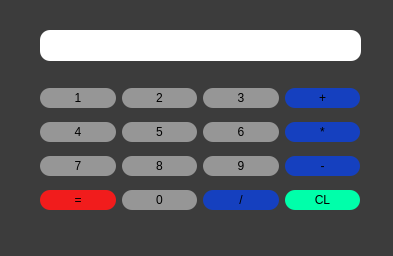
<?xml version="1.0" encoding="UTF-8"?>
<ui version="4.0">
 <class>MainWindow</class>
 <widget class="QMainWindow" name="MainWindow">
  <property name="geometry">
   <rect>
    <x>0</x>
    <y>0</y>
    <width>393</width>
    <height>256</height>
   </rect>
  </property>
  <property name="windowTitle">
   <string>MainWindow</string>
  </property>
  <property name="styleSheet">
   <string notr="true">background-color:#3C3C3C;</string>
  </property>
  <widget class="QWidget" name="centralwidget">
   <widget class="QLineEdit" name="pantalla">
    <property name="geometry">
     <rect>
      <x>40</x>
      <y>30</y>
      <width>321</width>
      <height>31</height>
     </rect>
    </property>
    <property name="styleSheet">
     <string notr="true">background-color:#fff;
border-radius:10px;</string>
    </property>
   </widget>
   <widget class="QWidget" name="layoutWidget">
    <property name="geometry">
     <rect>
      <x>40</x>
      <y>80</y>
      <width>320</width>
      <height>141</height>
     </rect>
    </property>
    <layout class="QGridLayout" name="gridLayout">
     <item row="3" column="2">
      <widget class="QPushButton" name="division">
       <property name="cursor">
        <cursorShape>PointingHandCursor</cursorShape>
       </property>
       <property name="styleSheet">
        <string notr="true">background-color:#1540BF;
border-radius:10px;
height:20px;</string>
       </property>
       <property name="text">
        <string>/</string>
       </property>
      </widget>
     </item>
     <item row="2" column="2">
      <widget class="QPushButton" name="nueve">
       <property name="cursor">
        <cursorShape>PointingHandCursor</cursorShape>
       </property>
       <property name="styleSheet">
        <string notr="true">background-color:#969696;
border-radius:10px;
height:20px;</string>
       </property>
       <property name="text">
        <string>9</string>
       </property>
      </widget>
     </item>
     <item row="0" column="3">
      <widget class="QPushButton" name="suma">
       <property name="cursor">
        <cursorShape>PointingHandCursor</cursorShape>
       </property>
       <property name="styleSheet">
        <string notr="true">background-color:#1540BF;
border-radius:10px;
height:20px;</string>
       </property>
       <property name="text">
        <string>+</string>
       </property>
      </widget>
     </item>
     <item row="1" column="3">
      <widget class="QPushButton" name="multiplicacion">
       <property name="cursor">
        <cursorShape>PointingHandCursor</cursorShape>
       </property>
       <property name="styleSheet">
        <string notr="true">background-color:#1540BF;
border-radius:10px;
height:20px;</string>
       </property>
       <property name="text">
        <string>*</string>
       </property>
      </widget>
     </item>
     <item row="0" column="1">
      <widget class="QPushButton" name="dos">
       <property name="cursor">
        <cursorShape>PointingHandCursor</cursorShape>
       </property>
       <property name="styleSheet">
        <string notr="true">background-color:#969696;
border-radius:10px;
height:20px;</string>
       </property>
       <property name="text">
        <string>2</string>
       </property>
      </widget>
     </item>
     <item row="0" column="2">
      <widget class="QPushButton" name="tres">
       <property name="cursor">
        <cursorShape>PointingHandCursor</cursorShape>
       </property>
       <property name="styleSheet">
        <string notr="true">background-color:#969696;
border-radius:10px;
height:20px;</string>
       </property>
       <property name="text">
        <string>3</string>
       </property>
      </widget>
     </item>
     <item row="2" column="0">
      <widget class="QPushButton" name="siete">
       <property name="cursor">
        <cursorShape>PointingHandCursor</cursorShape>
       </property>
       <property name="styleSheet">
        <string notr="true">background-color:#969696;
border-radius:10px;
height:20px;</string>
       </property>
       <property name="text">
        <string>7</string>
       </property>
      </widget>
     </item>
     <item row="1" column="2">
      <widget class="QPushButton" name="seis">
       <property name="cursor">
        <cursorShape>PointingHandCursor</cursorShape>
       </property>
       <property name="styleSheet">
        <string notr="true">background-color:#969696;
border-radius:10px;
height:20px;</string>
       </property>
       <property name="text">
        <string>6</string>
       </property>
      </widget>
     </item>
     <item row="3" column="0">
      <widget class="QPushButton" name="igual">
       <property name="cursor">
        <cursorShape>PointingHandCursor</cursorShape>
       </property>
       <property name="styleSheet">
        <string notr="true">background-color:#F11C1C;
border-radius:10px;
height:20px;</string>
       </property>
       <property name="text">
        <string>=</string>
       </property>
      </widget>
     </item>
     <item row="3" column="3">
      <widget class="QPushButton" name="limpiar">
       <property name="cursor">
        <cursorShape>PointingHandCursor</cursorShape>
       </property>
       <property name="styleSheet">
        <string notr="true">background-color:#00FFAA;
border-radius:10px;
height:20px;</string>
       </property>
       <property name="text">
        <string>CL</string>
       </property>
      </widget>
     </item>
     <item row="1" column="0">
      <widget class="QPushButton" name="cuatro">
       <property name="cursor">
        <cursorShape>PointingHandCursor</cursorShape>
       </property>
       <property name="styleSheet">
        <string notr="true">background-color:#969696;
border-radius:10px;
height:20px;</string>
       </property>
       <property name="text">
        <string>4</string>
       </property>
      </widget>
     </item>
     <item row="2" column="3">
      <widget class="QPushButton" name="resta">
       <property name="cursor">
        <cursorShape>PointingHandCursor</cursorShape>
       </property>
       <property name="styleSheet">
        <string notr="true">background-color:#1540BF;
border-radius:10px;
height:20px;</string>
       </property>
       <property name="text">
        <string>-</string>
       </property>
      </widget>
     </item>
     <item row="3" column="1">
      <widget class="QPushButton" name="cero">
       <property name="cursor">
        <cursorShape>PointingHandCursor</cursorShape>
       </property>
       <property name="styleSheet">
        <string notr="true">background-color:#969696;
border-radius:10px;
height:20px;</string>
       </property>
       <property name="text">
        <string>0</string>
       </property>
      </widget>
     </item>
     <item row="1" column="1">
      <widget class="QPushButton" name="cinco">
       <property name="cursor">
        <cursorShape>PointingHandCursor</cursorShape>
       </property>
       <property name="styleSheet">
        <string notr="true">background-color:#969696;
border-radius:10px;
height:20px;</string>
       </property>
       <property name="text">
        <string>5</string>
       </property>
      </widget>
     </item>
     <item row="2" column="1">
      <widget class="QPushButton" name="ocho">
       <property name="cursor">
        <cursorShape>PointingHandCursor</cursorShape>
       </property>
       <property name="styleSheet">
        <string notr="true">background-color:#969696;
border-radius:10px;
height:20px;</string>
       </property>
       <property name="text">
        <string>8</string>
       </property>
      </widget>
     </item>
     <item row="0" column="0">
      <widget class="QPushButton" name="uno">
       <property name="cursor">
        <cursorShape>PointingHandCursor</cursorShape>
       </property>
       <property name="styleSheet">
        <string notr="true">background-color:#969696;
border-radius:10px;
height:20px;</string>
       </property>
       <property name="text">
        <string>1</string>
       </property>
      </widget>
     </item>
    </layout>
   </widget>
  </widget>
  <widget class="QStatusBar" name="statusbar"/>
 </widget>
 <resources/>
 <connections/>
</ui>
